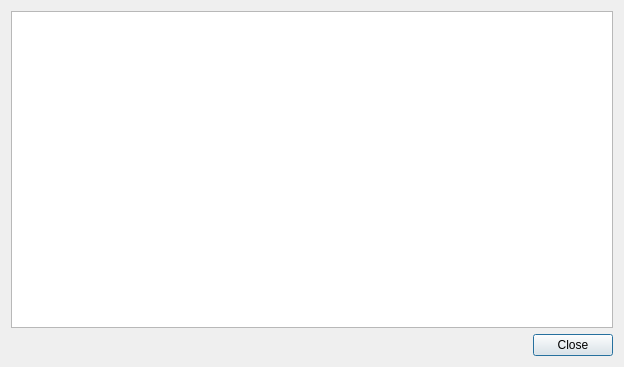
<?xml version="1.0" encoding="UTF-8"?>
<ui version="4.0">
 <class>DialogHistogramme</class>
 <widget class="QDialog" name="DialogHistogramme">
  <property name="geometry">
   <rect>
    <x>0</x>
    <y>0</y>
    <width>624</width>
    <height>367</height>
   </rect>
  </property>
  <property name="windowTitle">
   <string>Dialog</string>
  </property>
  <layout class="QVBoxLayout" name="verticalLayout">
   <item>
    <widget class="QChartView" name="_myQChartView"/>
   </item>
   <item>
    <widget class="QDialogButtonBox" name="buttonBox">
     <property name="orientation">
      <enum>Qt::Horizontal</enum>
     </property>
     <property name="standardButtons">
      <set>QDialogButtonBox::Close</set>
     </property>
    </widget>
   </item>
  </layout>
 </widget>
 <customwidgets>
  <customwidget>
   <class>QChartView</class>
   <extends>QGraphicsView</extends>
   <header>QtCharts</header>
  </customwidget>
 </customwidgets>
 <resources/>
 <connections>
  <connection>
   <sender>buttonBox</sender>
   <signal>accepted()</signal>
   <receiver>DialogHistogramme</receiver>
   <slot>accept()</slot>
   <hints>
    <hint type="sourcelabel">
     <x>248</x>
     <y>254</y>
    </hint>
    <hint type="destinationlabel">
     <x>157</x>
     <y>274</y>
    </hint>
   </hints>
  </connection>
  <connection>
   <sender>buttonBox</sender>
   <signal>rejected()</signal>
   <receiver>DialogHistogramme</receiver>
   <slot>reject()</slot>
   <hints>
    <hint type="sourcelabel">
     <x>316</x>
     <y>260</y>
    </hint>
    <hint type="destinationlabel">
     <x>286</x>
     <y>274</y>
    </hint>
   </hints>
  </connection>
 </connections>
</ui>
